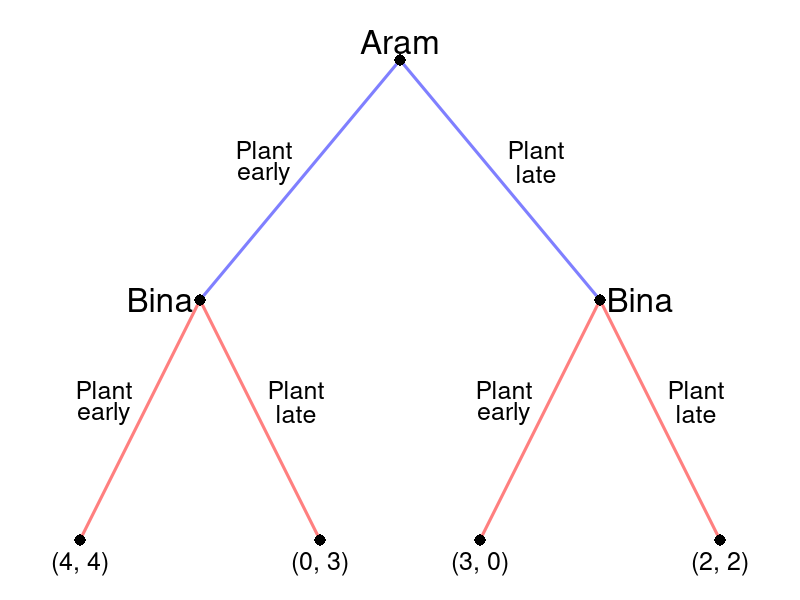

R code for this plot:
require(shape)
pdf(file = "people/sequential_palanpur.pdf", width = 9, height = 7)

#Set parameters for graphics
axislabelsize <- 1.5
labelsize <- 2
actionlabelsize <- 1.5
graphlinewidth <- 3
segmentlinewidth <- 2
nodesize <- 1.5

COL <- c("#7fc97f", "#beaed4", "#fdc086", "#ffff99", "#386cb0", "#f0027f", "#bf5b17", "#666666")
COLA <- c("#99d8c9","#66c2a4","#41ae76", "#238b45", "#005824")
COLB <- c("#4eb3d3", "#2b8cbe", "#0868ac","#084081")

par(mar =  c(0, 0, 0, 0))

xlims <- c(0, 10)
ylims <- c(0, 10)

npts <- 501 
x <- seq(xlims[1], xlims[2], length.out = npts)
y <- seq(ylims[1], ylims[2], length.out = npts) 

plot(0, 0, xlim = xlims, ylim = ylims, type = "n",
     xlab = expression(paste("")),
     ylab = expression(paste("")), 
     xaxt = "n", 
     yaxt = "n", 
     cex.lab = axislabelsize, 
     bty = "n",
     xaxs="i", 
     yaxs="i")

ticksy <- seq(from = 0, to = ylims[2], by = 2)
ylabels <- seq(from = 0, to = ylims[2], by = 2)
ticksx <- seq(from = 0, to = xlims[2], by = 2)
xlabels <- seq(from = 0, to = xlims[2], by = 2)

#Branches for Aram
#Fish 10
segments(5, 9, 2.5, 5, lty = 1, col = rgb(0, 0, 1, 0.5), lwd = graphlinewidth)
#Fish 12
segments(5, 9, 7.5, 5, lty = 1, col = rgb(0, 0, 1, 0.5), lwd = graphlinewidth)

#Branches for Bina
#From Aram Fishing 10
#Bina fishes 10
segments(2.5, 5, 1, 1, lty = 1, col = rgb(1, 0, 0, 0.5), lwd = graphlinewidth)
#Bina fishes 12
segments(2.5, 5, 4, 1, lty = 1, col = rgb(1, 0, 0, 0.5), lwd = graphlinewidth)

#From Aram fishing 12
#Bina fishes 10
segments(7.5, 5, 6, 1, lty = 1, col = rgb(1, 0, 0, 0.5), lwd = graphlinewidth)


#Bina fishes 12
segments(7.5, 5, 9, 1, lty = 1, col = rgb(1, 0, 0, 0.5), lwd = graphlinewidth)

#Initial node
points(5, 9, pch = 16, col = "black", cex = nodesize)

#P1 Nodes
points(2.5, 5, pch = 16, col = "black", cex = nodesize)
points(7.5, 5, pch = 16, col = "black", cex = nodesize)

#P2 Terminal Nodes
points(1, 1, pch = 16, col = "black", cex = nodesize)
points(4, 1, pch = 16, col = "black", cex = nodesize)
points(6, 1, pch = 16, col = "black", cex = nodesize)
points(9, 1, pch = 16, col = "black", cex = nodesize)

text(5, 9.3, expression(paste("Aram")), cex = labelsize)

text(3.3, 7.5, expression(paste("Plant")), cex = actionlabelsize)
text(3.3, 7.1, expression(paste("early")), cex = actionlabelsize)
text(6.7, 7.5, expression(paste("Plant")), cex = actionlabelsize)
text(6.7, 7.1, expression(paste("late")), cex = actionlabelsize)


text(2, 5, expression(paste("Bina")), cex = labelsize)
text(1.3, 3.5, expression(paste("Plant")), cex = actionlabelsize)
text(1.3, 3.1, expression(paste("early")), cex = actionlabelsize)
text(3.7, 3.5, expression(paste("Plant")), cex = actionlabelsize)
text(3.7, 3.1, expression(paste("late")), cex = actionlabelsize)


text(8, 5, expression(paste("Bina")), cex = labelsize)
text(6.3, 3.5, expression(paste("Plant")), cex = actionlabelsize)
text(6.3, 3.1, expression(paste("early")), cex = actionlabelsize)
text(8.7, 3.5, expression(paste("Plant")), cex = actionlabelsize)
text(8.7, 3.1, expression(paste("late")), cex = actionlabelsize)

#Payoffs 
text(1, .6, expression("(4, 4)"), cex = actionlabelsize)
text(4, .6, expression("(0, 3)"), cex = actionlabelsize)
text(6, .6, expression("(3, 0)"), cex = actionlabelsize)
text(9, .6, expression("(2, 2)"), cex = actionlabelsize)

dev.off()
